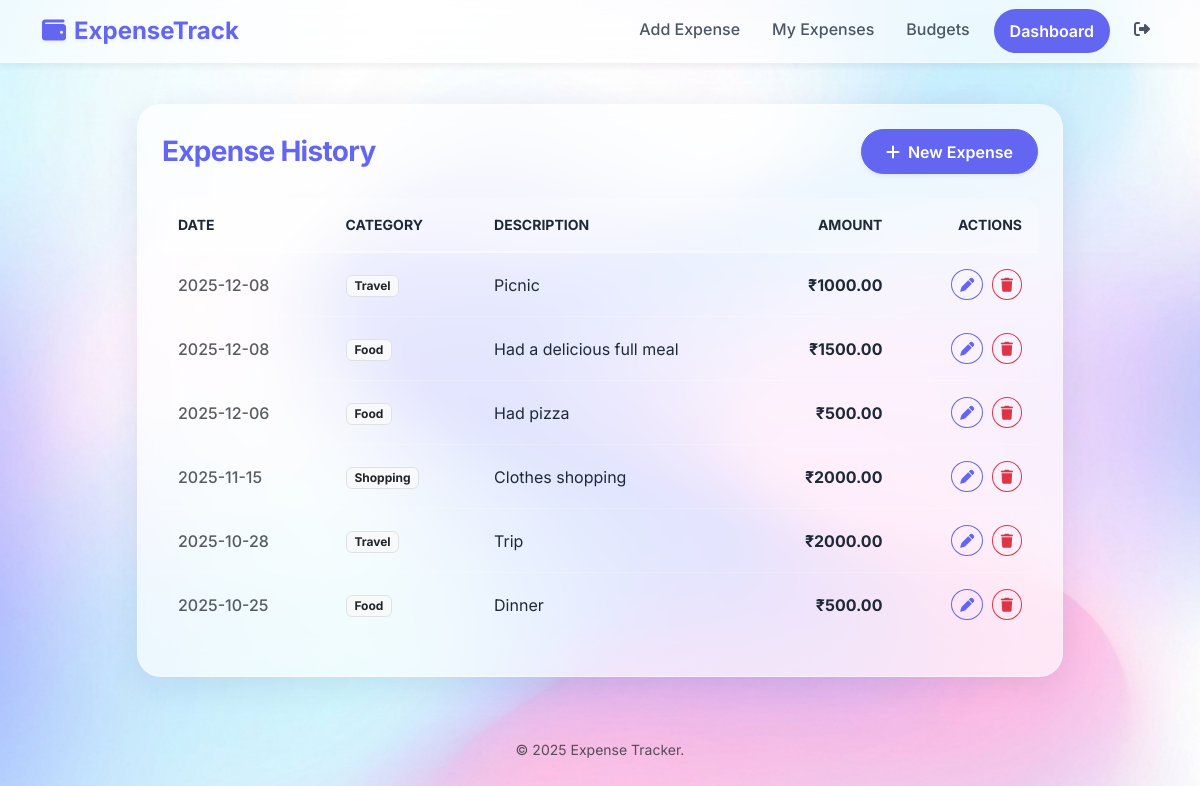
The page /view (signed in) on the database its author committed.
### app.py (models this page shows)
class Expense(db.Model):
    id = db.Column(db.Integer, primary_key=True)
    user_id = db.Column(db.Integer, db.ForeignKey('user.id'), nullable=False, index=True)
    date = db.Column(db.Date, nullable=False)
    category = db.Column(db.String(80), nullable=False)
    amount = db.Column(db.Float, nullable=False)
    description = db.Column(db.Text, nullable=True)
    user = db.relationship('User', backref=db.backref('expenses', lazy=True))

### app.py (the view)
@app.route('/view')
@login_required
def view_expenses():
    expenses = Expense.query.filter_by(user_id=current_user.id).order_by(Expense.date.desc()).all()
    return render_template('view_expenses.html', expenses=expenses)

### app.py (called while the page is built)
@login_manager.user_loader
def load_user(user_id):
    return User.query.get(int(user_id))

### templates/view_expenses.html (shortened to what this page needs)
{% extends "base.html" %}
{% block content %}
<div class="row justify-content-center">
    <div class="col-lg-10">
        <div class="glass-card p-4">
            <div class="d-flex justify-content-between align-items-center mb-4">
                <h3 class="mb-0 fw-bold text-primary">Expense History</h3>
                <a href="{{ url_for('add_expense') }}" class="btn btn-primary rounded-pill shadow-sm"><i
                        class="fas fa-plus me-2"></i>New Expense</a>
            </div>
            <div class="table-responsive">
                <table class="table table-hover align-middle glass-table">
                    <thead class="text-secondary small text-uppercase">
                        <tr>
                            <th class="border-0">Date</th>
                            <th class="border-0">Category</th>
                            <th class="border-0">Description</th>
                            <th class="border-0 text-end">Amount</th>
                            <th class="border-0 text-end">Actions</th>
                        </tr>
                    </thead>
                    <tbody>
                        {% for exp in expenses %}
                        <tr class="border-bottom border-light">
                            <td class="fw-medium text-muted">{{ exp.date }}</td>
                            <td><span class="badge bg-light text-dark border">{{ exp.category }}</span></td>
                            <td class="text-truncate" style="max-width: 200px;">{{ exp.description or '-' }}</td>
                            <td class="fw-bold text-end">₹{{ '%.2f'|format(exp.amount) }}</td>
                            <td class="text-end">
                                <a href="{{ url_for('edit_expense', exp_id=exp.id) }}"
                                    class="btn btn-sm btn-icon btn-outline-primary rounded-circle me-1" title="Edit"><i
                                        class="fas fa-pen"></i></a>
                                <form method="post" action="{{ url_for('delete_expense', exp_id=exp.id) }}"
                                    style="display:inline" onsubmit="return confirm('Delete this expense?');">
                                    <button class="btn btn-sm btn-icon btn-outline-danger rounded-circle" title="Delete"
                                        type="submit"><i class="fas fa-trash"></i></button>
                                </form>
                            </td>
                        </tr>
                        {% endfor %}
                    </tbody>
                </table>
            </div>
        </div>
    </div>
</div>
{% endblock %}

### static/style.css (style rules this page uses)
:root { --primary-color: #6366f1; --primary-hover: #4f46e5; --secondary-color: #ec4899; --bg-color: #f3f4f6; --text-color: #1f2937; --glass-bg: rgba(255, 255, 255, 0.7); --glass-border: rgba(255, 255, 255, 0.5); --shadow-sm: 0 1px 2px 0 rgba(0, 0, 0, 0.05); --shadow-md: 0 4px 6px -1px rgba(0, 0, 0, 0.1), 0 2px 4px -1px rgba(0, 0, 0, 0.06); --shadow-lg: 0 10px 15px -3px rgba(0, 0, 0, 0.1), 0 4px 6px -2px rgba(0, 0, 0, 0.05); }
body { font-family: 'Inter', sans-serif; color: var(--text-color); background: url('/static/bg_light.png') no-repeat center center fixed; background-size: cover; min-height: 100vh; display: flex; flex-direction: column; }
.glass-card { background: rgba(255, 255, 255, 0.65); backdrop-filter: blur(16px); -webkit-backdrop-filter: blur(16px); border: 1px solid rgba(255, 255, 255, 0.4); border-radius: 1.5rem; box-shadow: 0 8px 32px 0 rgba(31, 38, 135, 0.1); transition: transform 0.3s ease, box-shadow 0.3s ease; }
.btn-primary { background-color: var(--primary-color); border-color: var(--primary-color); padding: 0.6rem 1.5rem; font-weight: 600; transition: all 0.2s; }
.btn-outline-primary { color: var(--primary-color); border-color: var(--primary-color); font-weight: 600; }
h1, h2, h3, h4, h5, h6 { font-weight: 700; letter-spacing: -0.025em; color: #111827; }
.text-primary { color: var(--primary-color) !important; }
.glass-table { --bs-table-bg: transparent !important; --bs-table-striped-bg: transparent !important; --bs-table-hover-bg: rgba(255, 255, 255, 0.3) !important; background-color: transparent !important; border-collapse: separate; border-spacing: 0; }
.glass-table> :not(caption)>*>* { background-color: transparent !important; box-shadow: none !important; }
.glass-table th { background-color: rgba(255, 255, 255, 0.25) !important; border-bottom: 2px solid rgba(255, 255, 255, 0.4) !important; color: var(--text-color); padding: 1rem; }
.glass-table th:first-child { border-top-left-radius: 1rem; border-bottom-left-radius: 0; }
.glass-table th:last-child { border-top-right-radius: 1rem; border-bottom-right-radius: 0; }
.glass-table td { background-color: transparent !important; border-bottom: 1px solid rgba(255, 255, 255, 0.2) !important; color: var(--text-color); padding: 1rem; }
.glass-table tr:last-child td:first-child { border-bottom-left-radius: 1rem; }
.glass-table tr:last-child td:last-child { border-bottom-right-radius: 1rem; }
.glass-table tr:last-child td { border-bottom: 0 !important; }

### rows shown on the page
Expense: date "2025-12-08", category "Travel", description "Picnic", amount "1000.00"
Expense: date "2025-12-08", category "Food", description "Had a delicious full meal", amount "1500.00"
Expense: date "2025-12-06", category "Food", description "Had pizza", amount "500.00"
Expense: date "2025-11-15", category "Shopping", description "Clothes shopping", amount "2000.00"
Expense: date "2025-10-28", category "Travel", description "Trip", amount "2000.00"
Expense: date "2025-10-25", category "Food", description "Dinner", amount "500.00"
